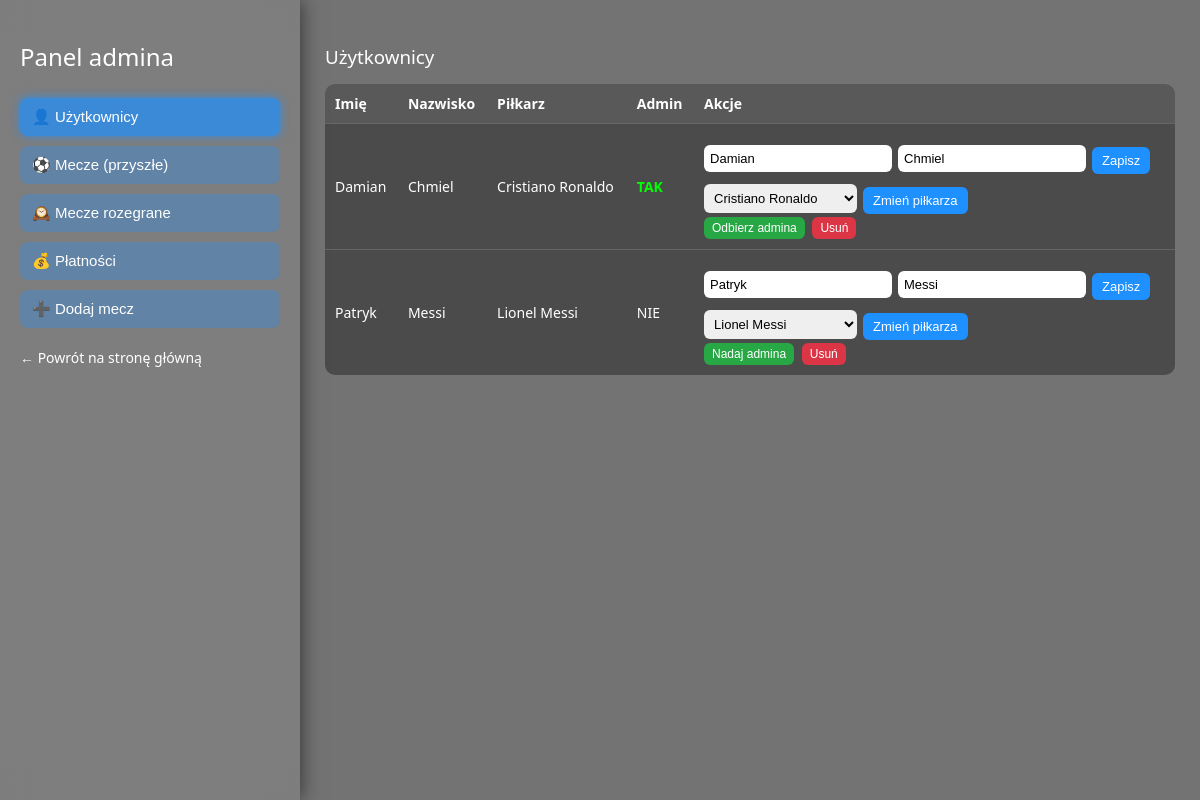
Page /admin (signed in) on the earlier database version.
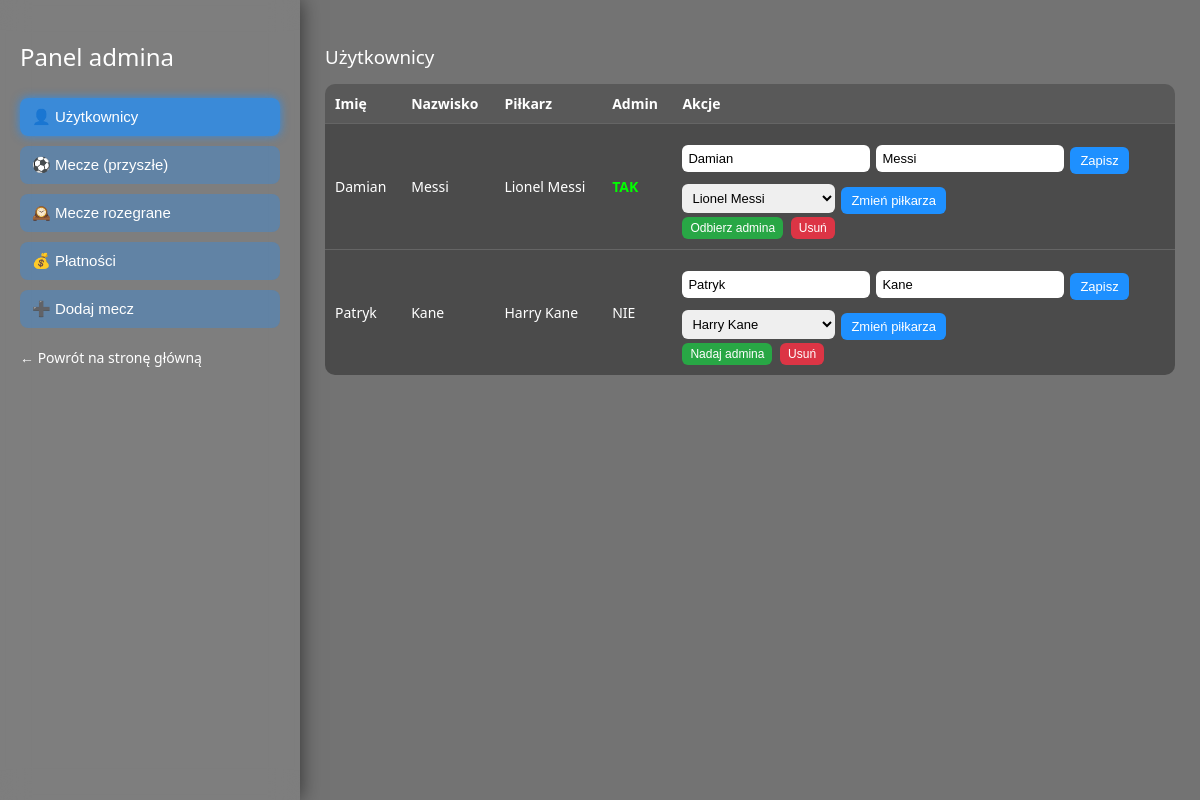
Same page on the later database version.
### tables this page shows
CREATE TABLE users (
            id INTEGER PRIMARY KEY AUTOINCREMENT,
            first_name TEXT NOT NULL,
            last_name TEXT NOT NULL,
            player_alias TEXT UNIQUE NOT NULL,
            is_admin INTEGER DEFAULT 0
        );

### app.py (the view)
@app.route("/admin")
def admin_panel():
    if "user_id" not in session:
        return redirect("/login")
    if session.get("is_admin") != 1:
        return "Brak dostępu"
    conn = get_db()
    users = conn.execute(
        "SELECT id, first_name, last_name, player_alias, is_admin FROM users ORDER BY first_name"
    ).fetchall()
    used_aliases_rows = conn.execute("SELECT player_alias FROM users").fetchall()
    used_aliases = {row["player_alias"] for row in used_aliases_rows}
    available_players = [p for p in ALL_PLAYERS]
    upcoming_matches = conn.execute(
        "SELECT * FROM matches WHERE match_date >= date('now') AND played = 0 ORDER BY match_date, match_time"
    ).fetchall()
    past_not_confirmed = conn.execute(
        "SELECT * FROM matches WHERE match_date < date('now') AND played = 0 ORDER BY match_date DESC, match_time DESC"
    ).fetchall()
    played_matches = conn.execute(
        "SELECT * FROM matches WHERE played = 1 ORDER BY match_date DESC, match_time DESC"
    ).fetchall()
    all_matches = conn.execute(
        "SELECT * FROM matches ORDER BY match_date DESC, match_time DESC"
    ).fetchall()
    signups = conn.execute("""
        SELECT ms.match_id, ms.user_id, ms.paid,
               u.first_name, u.last_name, u.player_alias
        FROM match_signups ms
        JOIN users u ON u.id = ms.user_id
        ORDER BY u.first_name
    """).fetchall()
    conn.close()
    return render_template(
        "admin.html",
        users=users,
        available_players=available_players,
        upcoming_matches=upcoming_matches,
        past_matches=past_not_confirmed,
        played_matches=played_matches,
        all_matches=all_matches,
        signups=signups
    )

### db.py (called while the page is built)
def get_db():
    conn = sqlite3.connect("database.db")
    conn.row_factory = sqlite3.Row
    return conn

### templates/admin.html (shortened to what this page needs)
<!DOCTYPE html>
<html lang="pl">
<head>
</head>
<body>
<div class="overlay"></div>
<div class="layout">
    <div class="sidebar">
        <h2>Panel admina</h2>
        <button id="btn-users" class="nav-btn" onclick="showSection('users')">👤 Użytkownicy</button>
        <button id="btn-upcoming" class="nav-btn" onclick="showSection('upcoming')">⚽ Mecze (przyszłe)</button>
        <button id="btn-past" class="nav-btn" onclick="showSection('past')">🕰️ Mecze rozegrane</button>
        <button id="btn-payments" class="nav-btn" onclick="showSection('payments')">💰 Płatności</button>
        <button id="btn-addmatch" class="nav-btn" onclick="showSection('addmatch')">➕ Dodaj mecz</button>
        <a href="/">← Powrót na stronę główną</a>
    </div>
    <div class="content">
        <div id="users" class="section">
            <h3>Użytkownicy</h3>
            <table>
                <tr>
                    <th>Imię</th>
                    <th>Nazwisko</th>
                    <th>Piłkarz</th>
                    <th>Admin</th>
                    <th>Akcje</th>
                </tr>
                {% for u in users %}
                <tr>
                    <td>{{ u.first_name }}</td>
                    <td>{{ u.last_name }}</td>
                    <td>{{ u.player_alias }}</td>
                    <td>
                        {% if u.is_admin == 1 %}
                        <span class="badge-admin">TAK</span>
                        {% else %}
                        NIE
                        {% endif %}
                    </td>
                    <td>
                        <form action="/admin/user/edit/{{ u.id }}" method="POST" class="form-inline">
                            <input type="text" name="first_name" value="{{ u.first_name }}" placeholder="Imię">
                            <input type="text" name="last_name" value="{{ u.last_name }}" placeholder="Nazwisko">
                            <button type="submit" class="btn-small btn-edit">Zapisz</button>
                        </form>
                        <form action="/admin/user/change_player/{{ u.id }}" method="POST" class="form-inline">
                            <select name="player_alias">
                                <option value="{{ u.player_alias }}">{{ u.player_alias }}</option>
                            </select>
                            <button type="submit" class="btn-small btn-toggle">Zmień piłkarza</button>
                        </form>
                        <form action="/admin/user/toggle_admin/{{ u.id }}" method="POST" style="display:inline;">
                            <button type="submit" class="btn-small btn-green">
                                {% if u.is_admin == 1 %}Odbierz admina{% else %}Nadaj admina{% endif %}
                            </button>
                        </form>
                        <form action="/delete_user/{{ u.id }}" method="POST" style="display:inline;">
                            <button type="submit" class="btn-small btn-delete">Usuń</button>
                        </form>
                    </td>
                </tr>
                {% endfor %}
            </table>
        </div>
    </div>
</div>
</body>
</html>

Differences in the rows shown:
changed users "Damian": last_name "Chmiel" → "Messi"; player_alias "Cristiano Ronaldo" → "Lionel Messi"
changed users "Patryk": last_name "Messi" → "Kane"; player_alias "Lionel Messi" → "Harry Kane"
